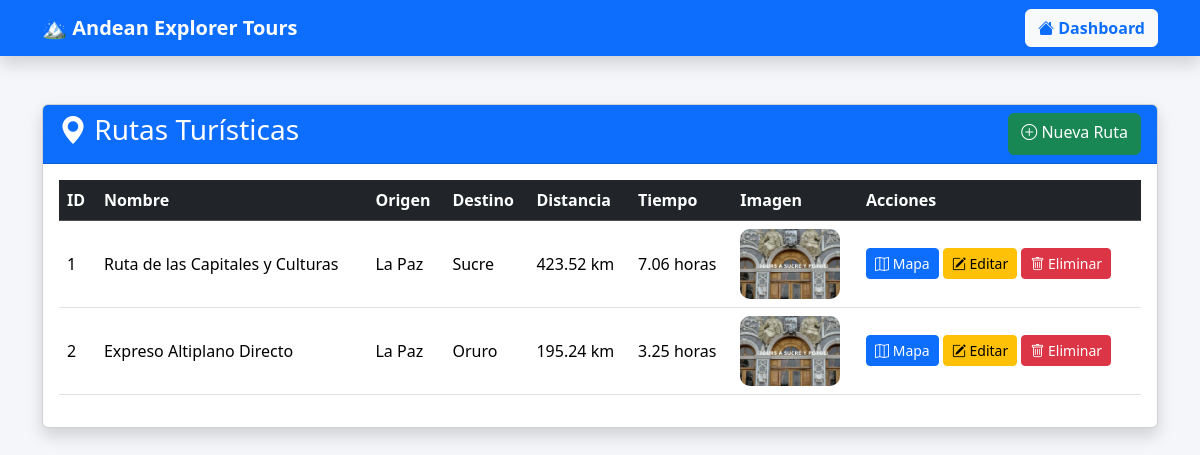
Screenshot of /rutas (signed in) with the database file from the repository.
### app/models/ruta_turistica.py (models this page shows)
class RutaTuristica(db.Model):
    __tablename__ = 'ruta_turistica'
    id = db.Column(db.Integer, primary_key=True)
    nombre = db.Column(db.String(100))
    origen = db.Column(db.String(100))
    destino = db.Column(db.String(100))
    lat_origen = db.Column(db.Float)
    lon_origen = db.Column(db.Float)
    lat_intermedio = db.Column(db.Float)
    lon_intermedio = db.Column(db.Float)
    lat_destino = db.Column(db.Float)
    lon_destino = db.Column(db.Float)
    distancia = db.Column(db.Float)
    tiempo = db.Column(db.String(50))
    servicios = db.Column(db.Text)
    descripcion = db.Column(db.Text)
    imagen = db.Column(db.String(200))

### app/blueprints/rutas/routes.py (the view)
@rutas_bp.route('/rutas')
@login_required
def listar_rutas():
    rutas = RutaTuristica.query.all()
    return render_template('rutas/index.html', rutas=rutas)

### app/templates/rutas/index.html (shortened to what this page needs)
<!DOCTYPE html>
<html lang="es">
<head>
<link href="https://cdn.jsdelivr.net/npm/bootstrap@5.3.3/dist/css/bootstrap.min.css" rel="stylesheet">
<link href="https://cdn.jsdelivr.net/npm/bootstrap-icons@1.11.3/font/bootstrap-icons.css" rel="stylesheet">
</head>
<body>
    <nav class="navbar navbar-expand-lg navbar-dark bg-primary shadow">
        <div class="container">
            <a class="navbar-brand fw-bold">
                🏔 Andean Explorer Tours
            </a>
            <a href="/dashboard" class="btn btn-light text-primary fw-bold">
                <i class="bi bi-house-fill"></i> Dashboard
            </a>
        </div>
    </nav>
<div class="container mt-5">
<div class="card shadow">
<div class="card-header bg-primary text-white">
<div class="d-flex justify-content-between">
<h3>
<i class="bi bi-geo-alt-fill"></i>
Rutas Turísticas
</h3>
<a href="/rutas/nuevo"
class="btn btn-success">
<i class="bi bi-plus-circle"></i>
Nueva Ruta
</a>
</div>
</div>
<div class="card-body">
<div class="table-responsive">
<table class="table table-hover align-middle">
<thead class="table-dark">
<tr>
<th>ID</th>
<th>Nombre</th>
<th>Origen</th>
<th>Destino</th>
<th>Distancia</th>
<th>Tiempo</th>
<th>Imagen</th>
<th>Acciones</th>
</tr>
</thead>
<tbody>
{% for ruta in rutas %}
<tr>
<td>{{ruta.id}}</td>
<td>{{ruta.nombre}}</td>
<td>{{ruta.origen}}</td>
<td>{{ruta.destino}}</td>
<td>{{ruta.distancia}} km</td>
<td>{{ruta.tiempo}}</td>
<td>
<img
src="{{ url_for('static', filename='img/' + ruta.imagen) }}"
class="img-tabla-ruta">
</td>
<td>
<a
href="/rutas/mapa/{{ruta.id}}"
class="btn btn-primary btn-sm">
<i class="bi bi-map"></i>
Mapa
</a>
<a
href="/rutas/editar/{{ruta.id}}"
class="btn btn-warning btn-sm">
<i class="bi bi-pencil-square"></i>
Editar
</a>
<a
href="/rutas/eliminar/{{ruta.id}}"
class="btn btn-danger btn-sm"
onclick="return confirm('¿Eliminar ruta?')">
<i class="bi bi-trash"></i>
Eliminar
</a>
</td>
</tr>
{% endfor %}
</tbody>
</table>
</div>
</div>
</div>
</div>
</body>
</html>

### app/templates/rutas/index.html (style rules this page uses)
body { background:#f4f6f9; }
.img-tabla-ruta { width:100px; height:70px; object-fit:cover; border-radius:10px; }

### rows the page displays
RutaTuristica: id "1", nombre "Ruta de las Capitales y Culturas", origen "La Paz", destino "Sucre", distancia "423.52", tiempo "7.06 horas", imagen (picture)
RutaTuristica: id "2", nombre "Expreso Altiplano Directo", origen "La Paz", destino "Oruro", distancia "195.24", tiempo "3.25 horas", imagen (picture)
